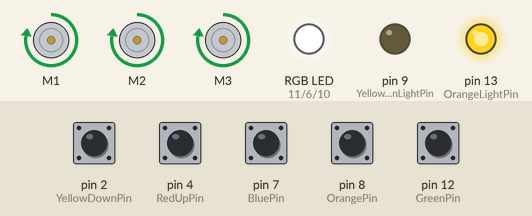
A sketch run on a simulated Arduino Uno, built with avr-gcc and run on an emulated ATmega328P. On the bench: 3 × DC motor (green arrow = forward, orange = backward, longer = faster), an RGB LED mixed from three pins (HIGH = lit), output pins drawn as LEDs (lit = HIGH). The test bench sets the inputs (shaded band); at power-on: pin 2 (YellowDownPin), pin 4 (RedUpPin), pin 7 (BluePin), pin 8 (OrangePin), pin 12 (GreenPin) HIGH. What the sketch prints to the serial monitor is not drawn.

Above: at 1.2 s.
1.3 s: pin 8 (OrangePin) pulled LOW for 0.15 s
At 2.1 s:
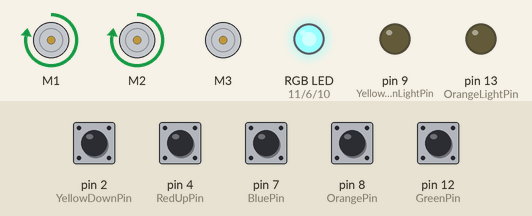
2.9 s: pin 4 (RedUpPin) pulled LOW for 0.15 s
At 4.2 s:
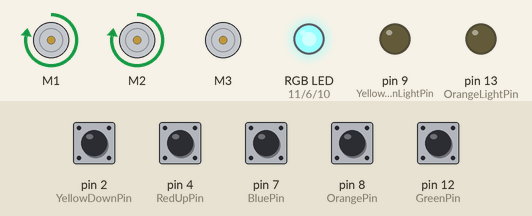
4.5 s: pin 7 (BluePin) pulled LOW for 0.15 s
At 5.7 s:
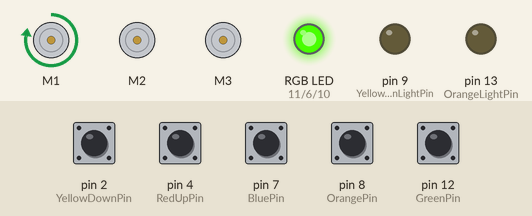
6.1 s: pin 12 (GreenPin) pulled LOW for 0.15 s
At 6.9 s:
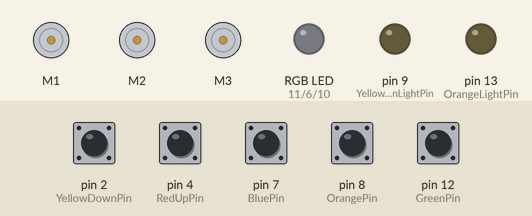
7.7 s: pin 7 (BluePin) pulled LOW for 1 s
At 9.4 s:
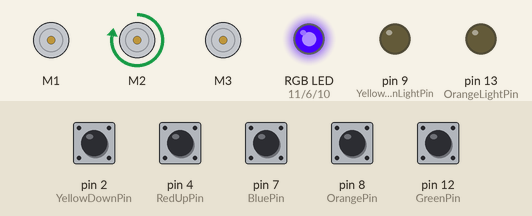
10.2 s: pin 4 (RedUpPin) pulled LOW for 1 s
At 11.0 s:
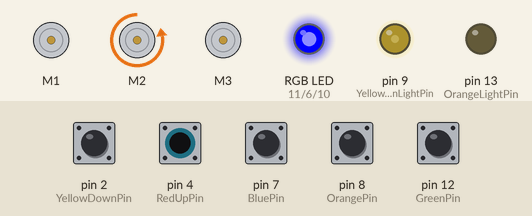
Timing chart, 0 to 13.2 s (numbered marks = the images above; inputs shaded):
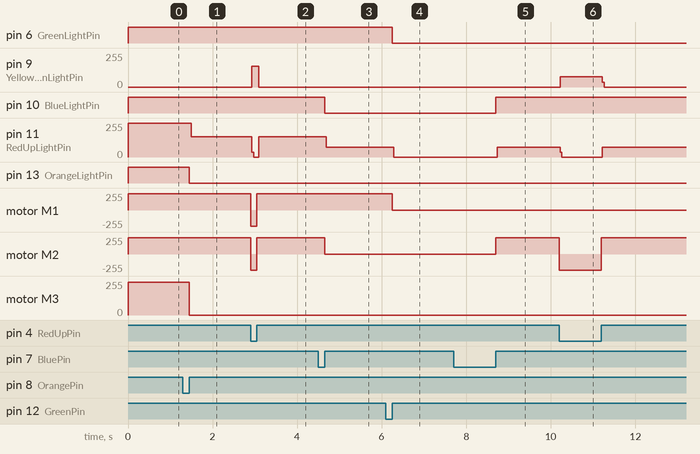

The sketch:

MotorController.ino
```cpp
#include <Wire.h>
#include <Adafruit_MotorShield.h>
#include "utility/Adafruit_MS_PWMServoDriver.h"

Adafruit_MotorShield AFMS = Adafruit_MotorShield();

Adafruit_DCMotor *myMotor1 = AFMS.getMotor(1); // Green
Adafruit_DCMotor *myMotor2 = AFMS.getMotor(2); // Orange
Adafruit_DCMotor *myMotor3 = AFMS.getMotor(3); // Blue

String command;

int RedUpPin = 4; //forward/backward buttons
int YellowDownPin = 2;
int GreenPin = 12; //on/off buttons for each motor
int BluePin = 7;
int OrangePin = 8;

int state1 = 0; //all motors initially off
int state2 = 0;
int state3 = 0;

int buttonOld1 = LOW;
int buttonOld2 = LOW;
int buttonOld3 = LOW;

int GreenLightPin = 6;
int BlueLightPin = 10;
int OrangeLightPin = 13;
int RedUpLightPin = 11;
int YellowDownLightPin = 9;

int serialforward1;
int serialbackward1;
int serialforward2;
int serialbackward2;
int serialforward3;
int serialbackward3;
int serialforwardall;
int serialbackwardall;


void setup() {
  AFMS.begin();

  myMotor1->setSpeed(500); //motor speeds
  myMotor2->setSpeed(500);
  myMotor3->setSpeed(500);

  pinMode(RedUpPin, INPUT_PULLUP); //forwards/backwards buttons
  pinMode(YellowDownPin, INPUT_PULLUP);

  pinMode(GreenPin, INPUT_PULLUP); //om/offbuttons for each motor
  pinMode(BluePin, INPUT_PULLUP);
  pinMode(OrangePin, INPUT_PULLUP);

  pinMode(GreenLightPin, OUTPUT);
  pinMode(BlueLightPin, OUTPUT);
  pinMode(OrangeLightPin, OUTPUT);
  pinMode(RedUpLightPin, OUTPUT);
  pinMode(YellowDownLightPin, OUTPUT);

  Serial.begin(9600);

  Serial.println("ready");
}

void loop()
{
  if(Serial.available()){ //allows motors to be controlled through serial commands
    command = Serial.readStringUntil('\n');
    serialcomm(serialforward1, serialbackward1, state1, "1");

    serialcomm(serialforward2, serialbackward2, state2, "2");

    serialcomm(serialforward3, serialbackward3, state3, "3");
  }

  serialforwardall = serialforward1+serialforward2+serialforward3;
  serialbackwardall = serialbackward1+serialbackward2+serialbackward3;

  mc(GreenPin, buttonOld1, state1, GreenLightPin, 1); //allows motors to be controlled by buttons

  mc(BluePin, buttonOld2, state2, BlueLightPin, 2);

  mc(OrangePin, buttonOld3, state3, OrangeLightPin, 3);
}


int leftright(int i){
  Adafruit_DCMotor *motor = AFMS.getMotor(i);
  if (digitalRead(RedUpPin) == HIGH || serialforwardall != 0) //if forward button pressed, run forward
  {
  digitalWrite(RedUpLightPin, HIGH);
    motor->run(FORWARD);
  }
  else if (digitalRead(YellowDownPin) == HIGH || serialbackwardall != 0)
  {
    digitalWrite(YellowDownLightPin, HIGH);
    motor->run(BACKWARD);
  }
  else
  {
    digitalWrite(RedUpLightPin, LOW);
    digitalWrite(YellowDownLightPin, LOW);
    motor->run(RELEASE);
  }
}


void mc(int buttonPin, int &buttonOld, int &state, int light,  int j) {

  Adafruit_DCMotor *motor = AFMS.getMotor(j);

  int buttonNew=digitalRead(buttonPin);

  if(buttonOld==LOW && buttonNew==HIGH) //button is pressed
  {
    if (state==0)
    {
      state=1; //if device is off turn it on
    }
    else
    {
      state=0; //if device is on turn it off
    }
    buttonOld = HIGH; //buttonNew becomes buttonOld as loop runs again
  }
  else if(buttonNew==LOW && buttonOld==HIGH) //button is released
  {
    buttonOld = LOW;
  }
  else //button is held down or not pressed at all
  {
    if(state==1) //if device is on
    {
      digitalWrite(light, HIGH);
      int leftrightj;
      leftrightj = leftright(j);
    }
    else //if device is off stop motor
    {
      digitalWrite(light, LOW);
      digitalWrite(RedUpLightPin, LOW);
      digitalWrite(YellowDownLightPin, LOW);
      motor->run(RELEASE);
    }
  }
}

void serialcomm(int &serialforward, int &serialbackward, int &state, String k) {

    if(command.equals(k + "f")){
        state=1;
        serialforward = 1;
        serialbackward = 0;
        Serial.println("Motor " + k + " is on and running forwards");
    }
    else if(command.equals(k + "b")){
        state=1;
        serialbackward = 1;
        serialforward = 0;
        Serial.println("Motor " + k + " is on and running backwards");
    }
    else if(command.equals(k + "stop")){
        state=0;
        serialforward = 0;
        serialbackward = 0;
        Serial.println("Motor " + k + " is off");
    }
}
```

Measured:
- after the input at 1.3 s, pin 11 (RedUpLightPin): 255/255 → 152/255 after 0.19 s; pin 13 (OrangeLightPin): HIGH → LOW after 0.15 s; motor M3: forward 244/255 → stopped after 0.15 s
- after the input at 2.9 s, pin 9 (YellowDownLightPin): 0/255 → 156/255 at once, → 0/255 0.16 s later; pin 11 (RedUpLightPin): 152/255 → 0/255 at once, → 152/255 0.16 s later; motor M1, motor M2: forward 244/255 → backward 244/255 at once, → forward 244/255 0.15 s later
- after the input at 4.5 s, pin 10 (BlueLightPin): HIGH → LOW after 0.15 s; pin 11 (RedUpLightPin): 152/255 → 73/255 after 0.19 s; motor M2: forward 244/255 → stopped after 0.15 s
- after the input at 6.1 s, pin 6 (GreenLightPin): HIGH → LOW after 0.15 s; pin 11 (RedUpLightPin): 73/255 → 0/255 after 0.19 s; motor M1: forward 244/255 → stopped after 0.15 s
- after the input at 7.7 s, pin 10 (BlueLightPin): LOW → HIGH after 1.0 s; pin 11 (RedUpLightPin): 0/255 → 73/255 after 1.0 s; motor M2: stopped → forward 244/255 after 1.0 s
- after the input at 10.2 s, pin 9 (YellowDownLightPin): 0/255 → 76/255 at once, → 0/255 1.0 s later; pin 11 (RedUpLightPin): 73/255 → 0/255 at once, → 73/255 1.0 s later; motor M2: forward 244/255 → backward 244/255 at once, → forward 244/255 1.0 s later
